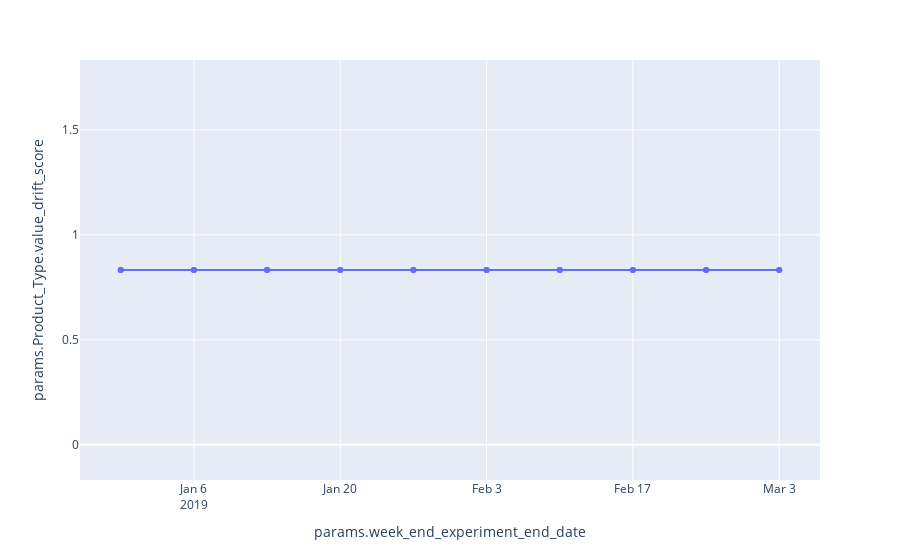

Notebook cell for this chart:
### Code cell
fig = px.line(drift_detected_experiment_results,  y='params.Product_Type.value_drift_score', markers=True)
fig.show()

### Figure 1 — Plotly figure (JSON) as saved in the notebook; plotly's stock layout.template omitted (floating-point values rounded to 4 significant figures)
{"data": [{"hovertemplate": "params.week_end_experiment_end_date=%{x}<br>params.Product_Type.value_drift_score=%{y}<extra></extra>", "legendgroup": "", "line": {"color": "#636efa", "dash": "solid"}, "marker": {"symbol": "circle"}, "mode": "lines+markers", "name": "", "orientation": "v", "showlegend": false, "type": "scatter", "x": ["2018-12-30 00:00:00", "2018-12-30 00:00:00", "2019-01-06 00:00:00", "2019-01-06 00:00:00", "2019-01-13 00:00:00", "2019-01-13 00:00:00", "2019-01-20 00:00:00", "2019-01-20 00:00:00", "2019-01-27 00:00:00", "2019-01-27 00:00:00", "2019-02-03 00:00:00", "2019-02-03 00:00:00", "2019-02-10 00:00:00", "2019-02-10 00:00:00", "2019-02-17 00:00:00", "2019-02-17 00:00:00", "2019-02-24 00:00:00", "2019-02-24 00:00:00", "2019-03-03 00:00:00", "2019-03-03 00:00:00"], "xaxis": "x", "y": [0.8326, 0.8326, 0.8326, 0.8326, 0.8326, 0.8326, 0.8326, 0.8326, 0.8326, 0.8326, 0.8326, 0.8326, 0.8326, 0.8326, 0.8326, 0.8326, 0.8326, 0.8326, 0.8326, 0.8326], "yaxis": "y"}], "layout": {"legend": {"tracegroupgap": 0}, "margin": {"t": 60}, "xaxis": {"anchor": "y", "domain": [0, 1], "title": {"text": "params.week_end_experiment_end_date"}}, "yaxis": {"anchor": "x", "domain": [0, 1], "title": {"text": "params.Product_Type.value_drift_score"}}}}
